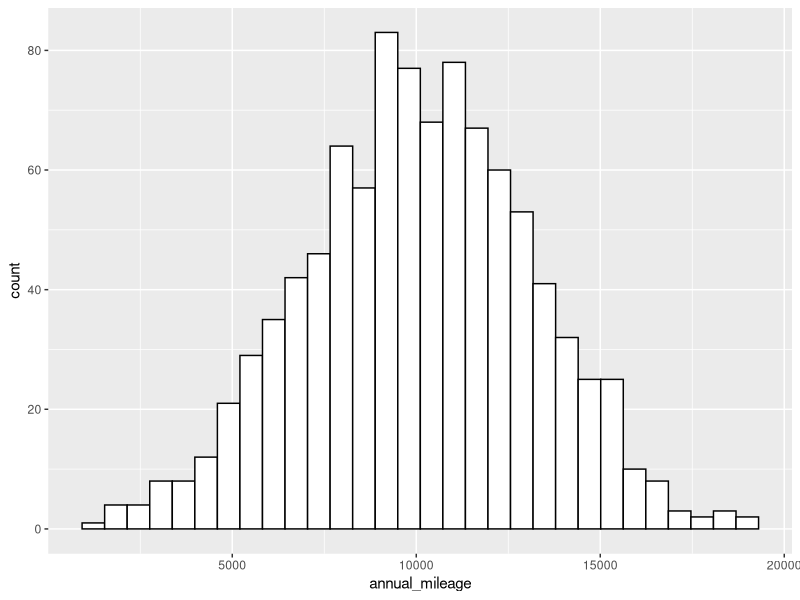
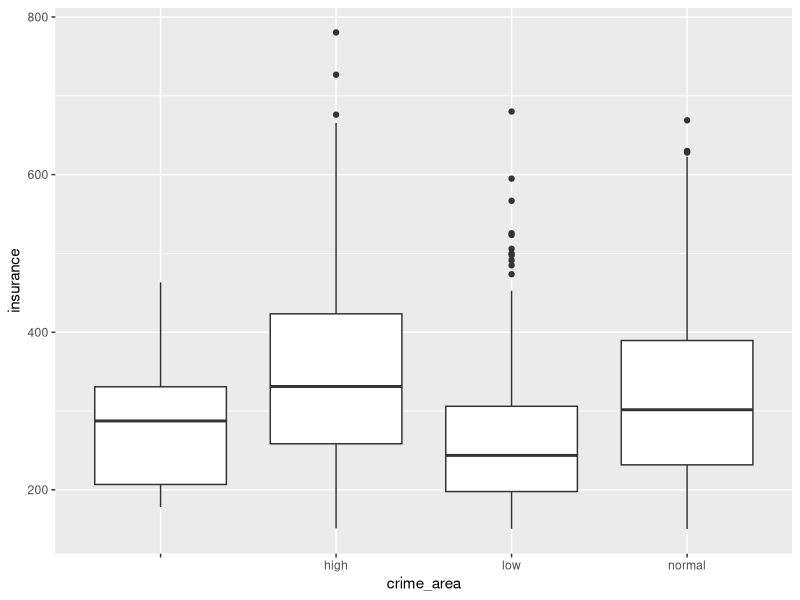
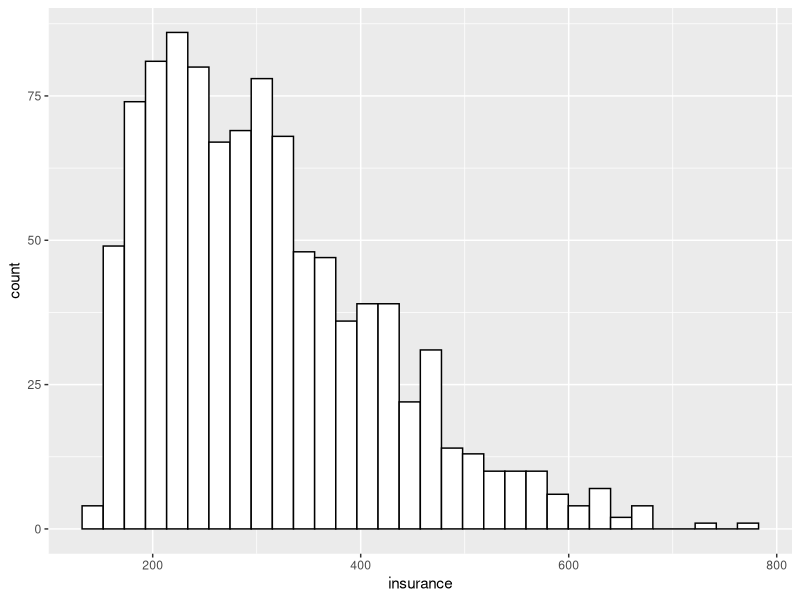
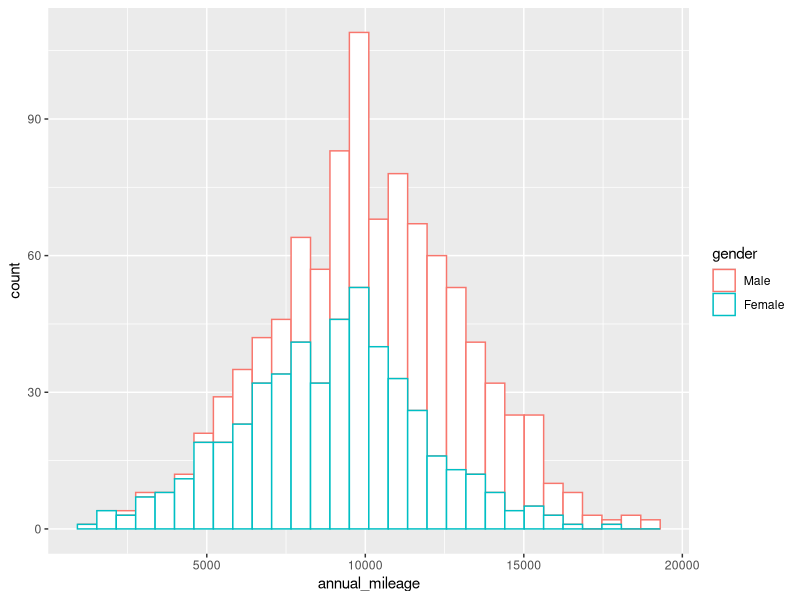
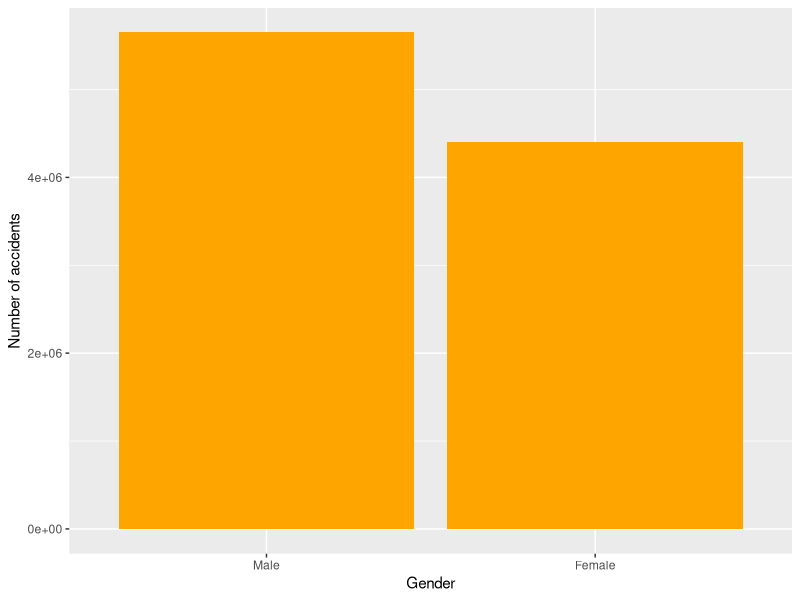
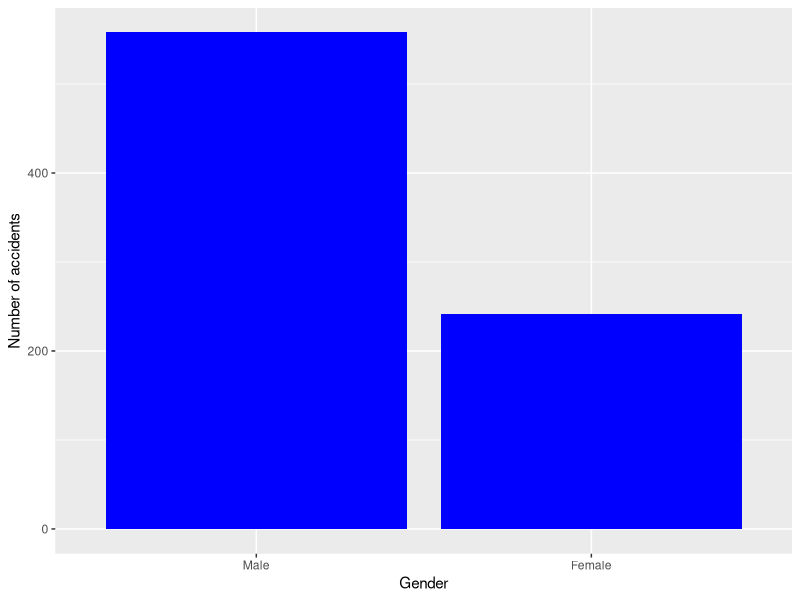
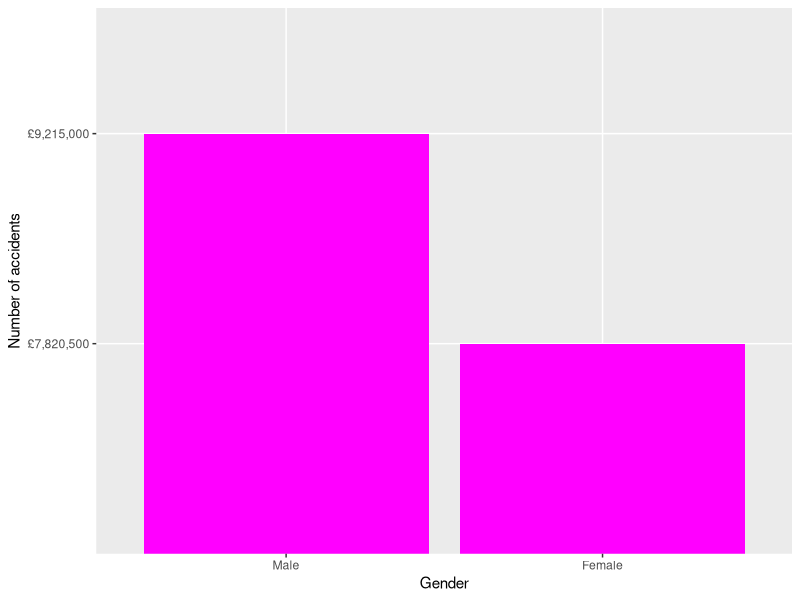
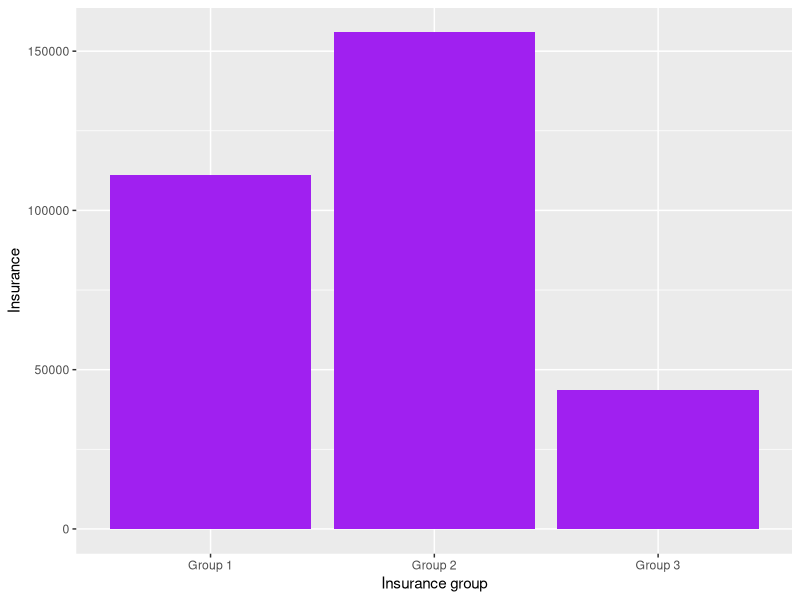

Write the R code that produced these figures, in order.
## ---- chunk 1
getwd()
library(caret)
library(ggplot2)
library(stringr)
library(dplyr)
library(corrplot)
library(Hmisc)
library(formattable)
## ---- chunk 2
#clears the R environment
rm(list=ls())
## ---- chunk 3
#sets working directory to current directory
setwd(getwd())
## ---- chunk 4
#Reading the data file
insuredb <- read.csv("insurance.csv", stringsAsFactors = T)
## ---- chunk 5
#structure of the data
str(insuredb)
## ---- chunk 6
#in-depth view of the data
describe(insuredb)
## ---- chunk 7
#summary of the data, for insight in slightly different form
summary(insuredb)
## ---- chunk 8
# Observing the first 6 rows
head(insuredb)
## ---- chunk 9
min(insuredb$driver_age)
## ---- chunk 10
insuredb$car_reg <- NULL #to remove the car_reg column

insuredb$country <- NULL #to remove the country column

summary(insuredb)
## ---- chunk 11
#To determine best value to fix for the missing values of 'annual_mileage'
ggplot(data = insuredb, aes(x = annual_mileage)) + 
  geom_histogram(bins = 30, na.rm = TRUE, color="black", fill="white", position = "stack")

## ---- chunk 12
#get the mean of the values
getMean = mean(insuredb$annual_mileage, na.rm = TRUE)

insuredb$annual_mileage[is.na(insuredb$annual_mileage)] <- getMean
#summary(insuredb)

## ---- chunk 13
#To determine best value to fix for the missing values of 'crime_area'

ggplot(data = insuredb, aes(x = crime_area, y = insurance)) + geom_boxplot()

## ---- chunk 14
#to replace missing values with 'low' being the median
insuredb$crime_area[(insuredb$crime_area == '')] <- 'low'

insuredb$crime_area = droplevels(insuredb$crime_area)

## ---- chunk 15
#gender column transformation
prepGender <- function(genderStr){
  cSgenderStrtr <- as.character(genderStr)
  if(str_length(genderStr) == 1){
    if(genderStr == 'M') genderStr = as.factor('Male')
    if(genderStr == 'F') genderStr = as.factor('Female')
  }else{
    genderStr = str_to_sentence(genderStr)
  }
  genderStr = as.factor(genderStr)
}

insuredb$gender = sapply(insuredb$gender, prepGender)
#summary(insuredb$gender)
## ---- chunk 16
#car_value column transformation to get rid of £ and K from the values
carValue <- function(cStr){
  cStr <- as.character(cStr)
  if(str_detect(cStr, 'K')){
    newVal = str_remove_all(cStr, "[£K]")
    newVal = as.numeric(newVal)
    cStr = newVal * 1000
  }
  if(str_detect(cStr, ",")){
    newVal = str_remove_all(cStr, "[£,]")
    cStr = newVal
  }  
  cStr = as.numeric(cStr)
}

insuredb$car_value = sapply(insuredb$car_value, carValue)
#summary(insuredb)
## ---- chunk 17
#car_age column transformation to get rid of Y(ear) and M(onth)

carAge <- function(cStr){
  cStr <- as.character(cStr)
  if(str_detect(cStr, ' ')){
    spVal = unlist(str_split(cStr, " "))
    yr = str_remove_all(spVal[1], 'Y')
    mth = str_remove_all(spVal[2], 'M')
    nyr = as.numeric(yr)
    nmth = as.numeric(mth)
    yr = 12*nyr
    cStr = yr + nmth
  }
  cStr = as.numeric(cStr)
}

insuredb$car_age = sapply(insuredb$car_age, carAge)

## ---- chunk 18

ggplot(data = insuredb, aes(x = insurance)) + 
  geom_histogram(bins = 32, na.rm = TRUE,color="black", fill="white")
## ---- chunk 19
ggplot(data = insuredb, aes(x = annual_mileage, color=gender)) + geom_histogram(bins = 30, na.rm = TRUE, fill="white")

## ---- chunk 20
# Calculate the gender with the highest number of accidents
result <- aggregate(annual_mileage ~ gender, data = insuredb, FUN = sum)
#result
male_miles <- result[result$gender == "Male", "annual_mileage"]
female_miles <- result[result$gender == "Female", "annual_mileage"]

cat("Total number miles traveled by males annually is:", 
    sprintf("%s", prettyNum(male_miles, big.mark = ",", decimal.mark = ".")), ' miles\n')
cat("Total number miles traveled by females annually is:", 
    sprintf("%s", prettyNum(female_miles, big.mark = ",", decimal.mark = ".")),'miles')

ggplot(result, aes(x = gender, y = annual_mileage)) + geom_bar(stat = "identity", fill = "orange") +
  labs(x = "Gender", y = "Number of accidents")
## ---- chunk 21
# Calculate the gender with the highest number of accidents
result <- aggregate(num_accident ~ gender, data = insuredb, FUN = sum)
#result
male_accidents <- result[result$gender == "Male", "num_accident"]
female_accidents <- result[result$gender == "Female", "num_accident"]

cat("Total number accidents by males is:", male_accidents, '\n')
cat("Total number accidents by females is:", female_accidents)

ggplot(result, aes(x = gender, y = num_accident)) + geom_bar(stat = "identity", fill = "blue") +
  labs(x = "Gender", y = "Number of accidents")
## ---- chunk 22
# Calculate the gender with the highest number of accidents
result <- aggregate(car_value ~ gender, data = insuredb, FUN = sum)
#result
male_cars <- result[result$gender == "Male", "car_value"]
female_cars <- result[result$gender == "Female", "car_value"]

cat("Total males cars value is:", sprintf("£%s", prettyNum(male_cars, big.mark = ",")), '\n')
cat("Total females cars value is:", sprintf("£%s", prettyNum(female_cars, big.mark = ",")))

ggplot(result, aes(x = gender, y = sprintf("£%s", prettyNum(car_value, big.mark = ",")))) +
  geom_bar(stat = "identity", fill = "magenta") +
  labs(x = "Gender", y = "Number of accidents")
## ---- chunk 23
#result <- insuredb[which.max(insuredb$num_accident), "gender"]
result <- aggregate(insurance ~ insurance_group, data = insuredb, FUN = sum)
#result
group1_insurance <- result[result$insurance_group == "Group 1", "insurance"]
group2_insurance <- result[result$insurance_group == "Group 2", "insurance"]
group3_insurance <- result[result$insurance_group == "Group 3", "insurance"]

g1_2Currency <- sprintf("£%s", prettyNum(group1_insurance, big.mark = ",", decimal.mark = "."))
g2_2Currency <- sprintf("£%s", prettyNum(group2_insurance, big.mark = ",", decimal.mark = "."))
g3_2Currency <- sprintf("£%s", prettyNum(group3_insurance, big.mark = ",", decimal.mark = "."))

cat("Total insurance premium paid by Group 1 is:", g1_2Currency, '\n')
cat("Total insurance premium paid by Group 2 is:", g2_2Currency, '\n')
cat("Total insurance premium paid by Group 3 is:", g3_2Currency)

ggplot(result, aes(x = insurance_group, y = insurance)) + geom_bar(stat = "identity", fill = "purple") +
labs(x = "Insurance group", y = "Insurance")


## ---- chunk 24
ggplot(insuredb, aes(x = annual_mileage, y = num_accident)) +
  geom_point() +
  labs(x = "Annual Mileage", y = "Number of Accidents") +
  ggtitle("Number of Accidents vs. Annual Mileage")

## ---- chunk 25

write.csv(insuredb, file.path(getwd(), "new_insurancedb.csv"), row.names = FALSE)

## ---- chunk 26
#corrplot(cor(insuredb[(1:7)]))

corrplot(cor(insuredb[(1:7)]), method = "number")
